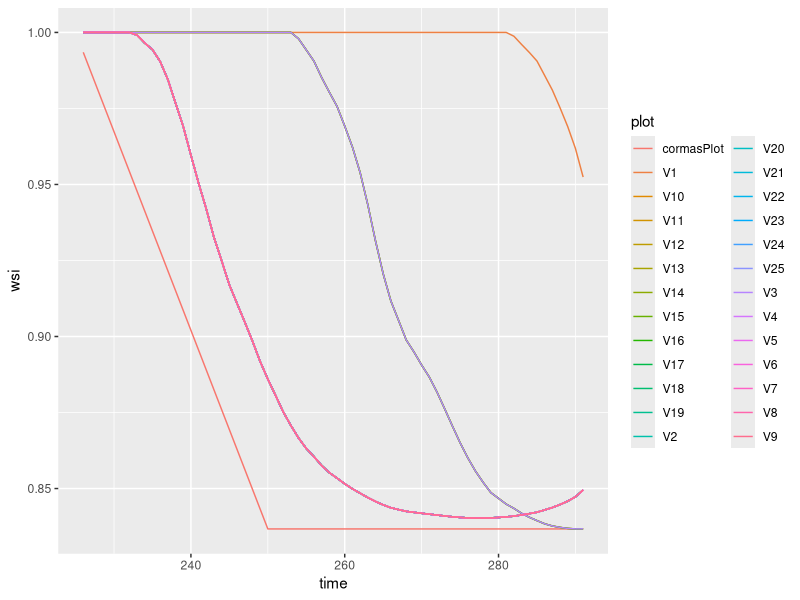
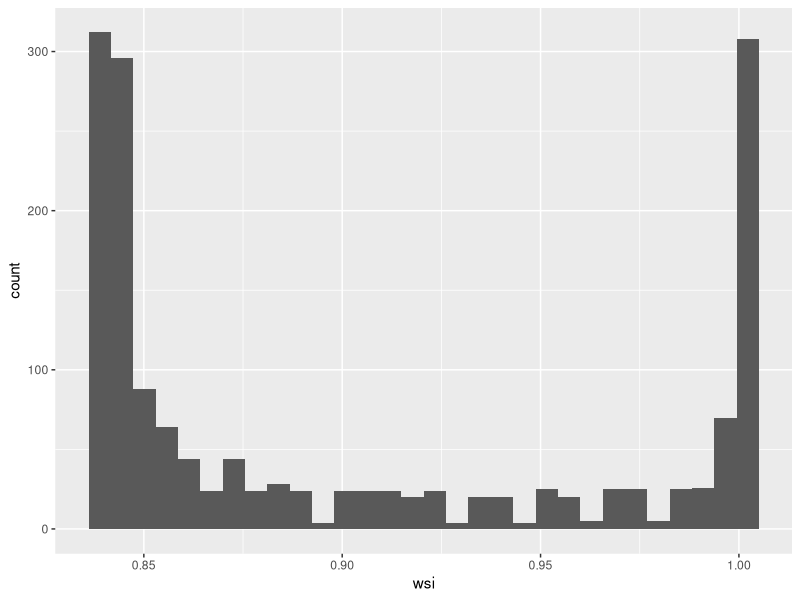

Write the R code that produced these figures, in order.
library(dplyr)
library(tidyr)
library(ggplot2)

optWsi <- read.csv("data/Sw_lai_mat.csv") %>%
  tbl_df()

minWsi <- min(optWsi, na.rm = T)
maxWsi <- max(optWsi, na.rm = T)

missedDays <- 1:5

cormasWSI <- function(missedDays = 0){
  return(pmax(maxWsi - (maxWsi - minWsi) / 25 * missedDays, minWsi, na.rm = T))
}
  
  
optWsi %>% 
  mutate(time = seq(291)) %>%
  mutate(missedDays = time - 225) %>%
  mutate(cormasPlot = cormasWSI(missedDays)) %>%
  select(-missedDays) %>%
  gather("plot","wsi",- time) %>%
  filter(time > 225) %>%
  ggplot() +
  geom_line(aes(x=time, y=wsi, color=plot)) 

optWsi %>% 
  mutate(time = seq(291)) %>%
  gather("plot","wsi",- time) %>%
  filter(time > 225) %>%
  ggplot() +
  geom_histogram(aes(x=wsi))

